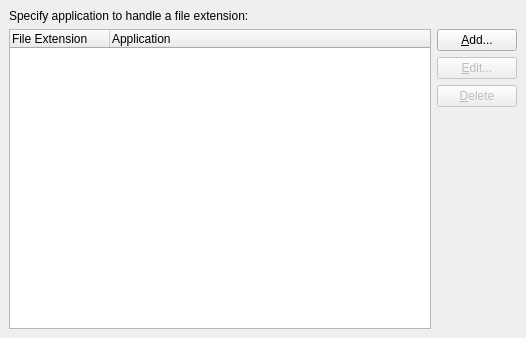
<ui version="4.0" >
 <author></author>
 <comment></comment>
 <exportmacro></exportmacro>
 <class>HelperAppsWidgetBase</class>
 <widget class="QWidget" name="HelperAppsWidgetBase" >
  <property name="geometry" >
   <rect>
    <x>0</x>
    <y>0</y>
    <width>526</width>
    <height>338</height>
   </rect>
  </property>
  <property name="windowTitle" >
   <string>Applications</string>
  </property>
  <layout class="QGridLayout" >
   <property name="margin" >
    <number>9</number>
   </property>
   <property name="spacing" >
    <number>6</number>
   </property>
   <item rowspan="4" row="1" column="0" >
    <widget class="QTreeWidget" name="appListView_" >
     <property name="rootIsDecorated" >
      <bool>false</bool>
     </property>
     <property name="uniformRowHeights" >
      <bool>true</bool>
     </property>
     <property name="itemsExpandable" >
      <bool>false</bool>
     </property>
     <property name="columnCount" >
      <number>2</number>
     </property>
     <column>
      <property name="text" >
       <string>File Extension</string>
      </property>
     </column>
     <column>
      <property name="text" >
       <string>Application</string>
      </property>
     </column>
    </widget>
   </item>
   <item row="0" column="0" >
    <widget class="QLabel" name="textLabel2" >
     <property name="text" >
      <string>Specify application to handle a file extension:</string>
     </property>
    </widget>
   </item>
   <item row="1" column="1" >
    <widget class="QPushButton" name="addExtensionButton_" >
     <property name="text" >
      <string>&amp;Add...</string>
     </property>
     <property name="shortcut" >
      <string>Alt+A</string>
     </property>
    </widget>
   </item>
   <item row="4" column="1" >
    <spacer>
     <property name="orientation" >
      <enum>Qt::Vertical</enum>
     </property>
     <property name="sizeType" >
      <enum>QSizePolicy::Expanding</enum>
     </property>
     <property name="sizeHint" >
      <size>
       <width>20</width>
       <height>23</height>
      </size>
     </property>
    </spacer>
   </item>
   <item row="3" column="1" >
    <widget class="QPushButton" name="removeExtensionButton_" >
     <property name="enabled" >
      <bool>false</bool>
     </property>
     <property name="text" >
      <string>&amp;Delete</string>
     </property>
     <property name="shortcut" >
      <string>Alt+D</string>
     </property>
    </widget>
   </item>
   <item row="2" column="1" >
    <widget class="QPushButton" name="editExtensionButton_" >
     <property name="enabled" >
      <bool>false</bool>
     </property>
     <property name="text" >
      <string>&amp;Edit...</string>
     </property>
     <property name="shortcut" >
      <string>Alt+E</string>
     </property>
    </widget>
   </item>
  </layout>
 </widget>
 <layoutdefault spacing="6" margin="11" />
 <pixmapfunction>qPixmapFromMimeSource</pixmapfunction>
 <tabstops>
  <tabstop>addExtensionButton_</tabstop>
  <tabstop>removeExtensionButton_</tabstop>
  <tabstop>editExtensionButton_</tabstop>
 </tabstops>
 <resources/>
 <connections/>
</ui>
